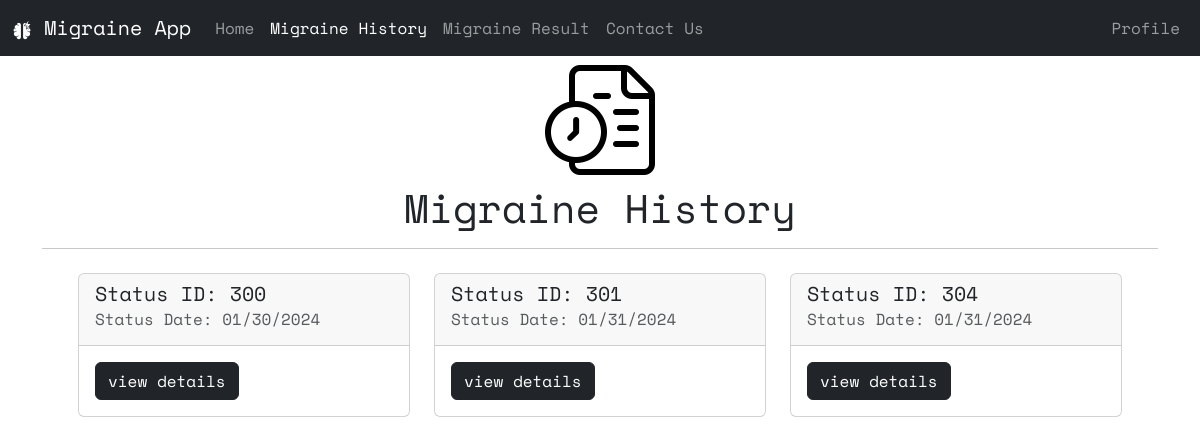
Page /migraineHistory (signed in) on the committed database.
### website/models.py (models this page shows)
class Status(db.Model):
    id = db.Column(db.Integer, primary_key=True, autoincrement=True)
    date = db.Column(db.String(150))
    severity = db.Column(db.Integer)
    stress = db.Column(db.Integer)
    light = db.Column(db.String(1))
    sound = db.Column(db.String(1))
    nausea = db.Column(db.String(1))
    aura = db.Column(db.String(1))
    visual = db.Column(db.String(1))
    dizzness = db.Column(db.String(1))
    fatigue = db.Column(db.String(1))
    unconcentrated = db.Column(db.String(1))
    neck = db.Column(db.String(1))
    user_id = db.Column(db.Integer, db.ForeignKey("user.id"))

### website/views.py (the view)
@views.route("/migraineHistory")
@login_required
def migraine_history():
    status = Status.query.filter_by(user_id=current_user.id).all()
    return render_template("migraineHistory.html", user=current_user, status=status)

### website/__init__.py (called while the page is built)
def create_app():
    app = Flask(__name__)
    app.config["SECRET_KEY"] = "heisenberg"
    app.config["SQLALCHEMY_DATABASE_URI"] = f"sqlite:///{DB_NAME}"
    db.init_app(app)
    from .views import views
    from .auth import auth
    app.register_blueprint(views, url_prefix="/")
    app.register_blueprint(auth, url_prefix="/")
    from .models import User, Caretaker, Admin
    create_database(app)
    login_manager = LoginManager()
    login_manager.login_view = "auth.login"
    login_manager.login_message = "User needs to be logged in to view this page"
    login_manager.login_message_category = "error"
    login_manager.init_app(app)
    @login_manager.user_loader
    def load_user(email):
        u = User.query.get(email)
        c = Caretaker.query.get(email)
        a = Admin.query.get(email)
        return u or c or a
    return app

### website/templates/migraineHistory.html (shortened to what this page needs)
{% extends 'base.html' %}
{% block mhActive %}
    nav-link active
{% endblock %}
{% block body %}
    <div class="text-center">
        <img src="../static/img/history25%.png" alt="migraine logo">
        <h1>Migraine History</h1>
    </div>
    <hr>
    <div class="row m-4">
        {% for status in status %}
            <div class="col-md-4 mb-3">
                <div class="card">
                    <div class="card-header">
                        <h5 class="card-title">Status ID: {{ status.id }}</h5>
                        <h6 class="card-subtitle mb-2 text-muted">Status Date: {{ status.date }}</h6>
                    </div>
                    <div class="card-body">
                        <button type="button" class="btn btn-dark" data-bs-toggle="modal" data-bs-target="#exampleModal{{ status.id }}">
                            view details
                        </button>
                    </div>
                </div>
            </div>
        {% endfor %}
    </div>
{% endblock %}

### rows in the picture
Status: id "300", date "01/30/2024"
Status: id "301", date "01/31/2024"
Status: id "304", date "01/31/2024"
